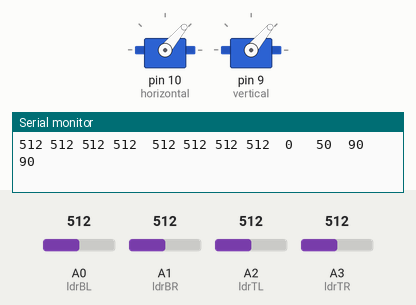
Bench run of a sketch on a simulated Arduino Nano, built with avr-gcc and run on an emulated ATmega328P. On the bench: 2 × servo, the last lines printed to the serial monitor. The test bench sets the inputs (shaded band); at power-on: A1 (ldrBR) = 512, A3 (ldrTR) = 512, A0 (ldrBL) = 512, A2 (ldrTL) = 512.

Above: at 1.7 s.
1.8 s: A1 (ldrBR) set to 604
4.8 s: A1 (ldrBR) set to 623
At 4.98 s:
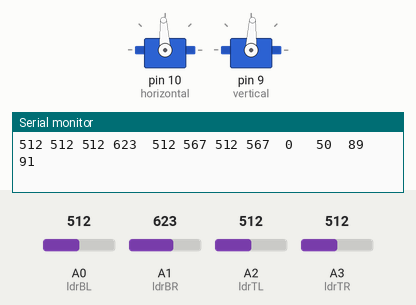
7.8 s: A3 (ldrTR) set to 530
At 10.5 s:
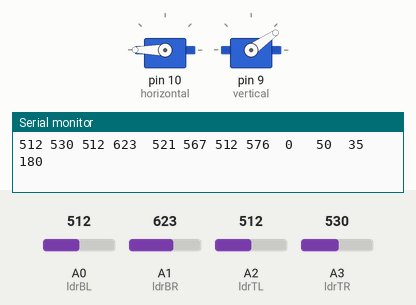
10.8 s: A0 (ldrBL) set to 538
At 13.3 s:
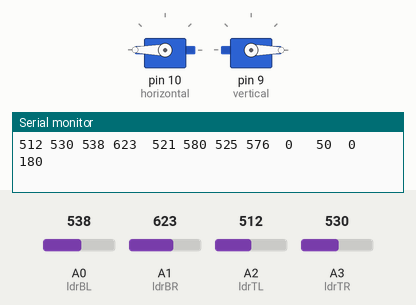
13.8 s: A2 (ldrTL) set to 992
At 14.47 s:
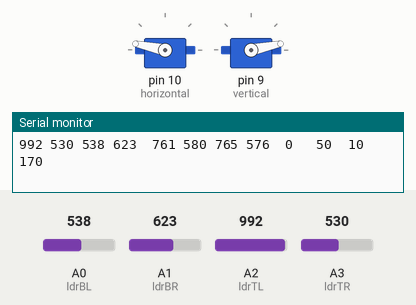
16.8 s: A0 (ldrBL) set to 170
At 16.95 s:
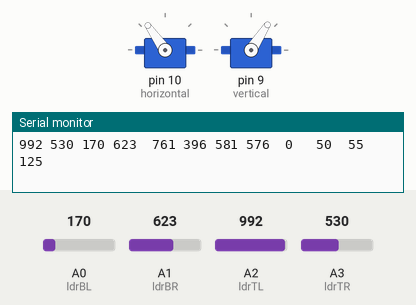
Timing chart, 0 to 23.1 s (numbered marks = the images above; inputs shaded):
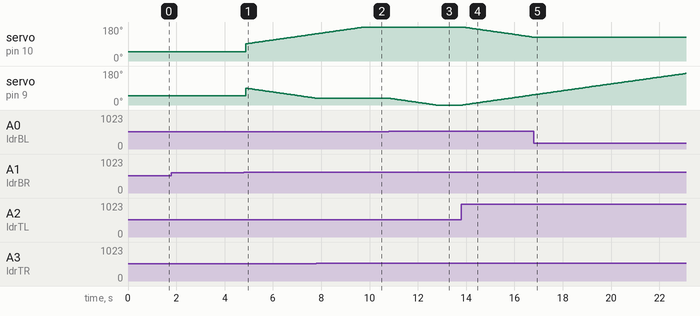

Measured:
- the behaviour switches between 613 and 614 on A1 (ldrBR) (found by bisection; images 0 and 1)
- the behaviour switches between 521 and 522 on A3 (ldrTR) (found by bisection; images 1 and 2)
- the behaviour switches between 520 and 521 on A0 (ldrBL) (found by bisection; images 2 and 3)
- after the input at 4.8 s, servo on pin 10 (horizontal): moves from 50° to 144° over 2.9 s, starting after 0.07 s
- after the input at 7.8 s, servo on pin 9 (vertical): goes on until 7.8 s, then stays 35°
- after the input at 10.8 s, servo on pin 9 (vertical): moves from 35° to 0° over 1.9 s, starting after 0.07 s
- after the input at 13.8 s, servo on pin 10 (horizontal): moves from 180° to 126° over 2.9 s, starting after 0.07 s; servo on pin 9 (vertical): moves from 0° to 54° over 2.9 s, starting after 0.07 s
- after the input at 16.8 s, servo on pin 10 (horizontal): goes on until 16.8 s, then stays 125°

The sketch:

tracking_system.ino
```cpp
#include <Servo.h>
#include <Wire.h>


float input_voltage = 0.0;
float temp=0.0;

float input_voltage1 = 0.0;
float temp1=0.0;

// horizontal servo
Servo horizontal;
int servoh = 90;
int servohLimitHigh = 180;
int servohLimitLow = 0;

Servo vertical;
int servov = 90;
int servovLimitHigh = 180;
int servovLimitLow = 0;

// LDR pin connections
int ldrTR = A3; // LDR top right
int ldrTL = A2; // LDR top left
int ldrBR = A1; // LDR bottom right
int ldrBL = A0; // LDR bottom left

/*// LDR pin connections
int ldrTR = A2; // LDR top right
int ldrTL = A3; // LDR top left
int ldrBR = A0; // LDR bottom right
int ldrBL = A1; // LDR bottom left
*/

  int dtime ; // change for debugging only
  int tol ;

  int avt ; // average value top
  int avd ; // average value bottom
  int avl ; // average value left
  int avr ; // average value right

  int dvert;  // check the difference of up and down
  int dhoriz; // check the difference of left and right
  int tr ; // top right
  int tl ; // top left
  int br ; // bottom right
  int bl ; // bottom left

   int analog_value ;
   int analog_value1 ;
float t1 ;


void setup() {
  // put your setup code here, to run once:
Serial.begin(9600);

  pinMode(A6,INPUT);
   horizontal.attach(10);
  vertical.attach(9);
  // move servos
  horizontal.write(50);
  vertical.write(50);

delay(500);
}

void loop() {
  // put your main code here, to run repeatedly:
  int tr = analogRead(ldrTR); // top right
  int tl = analogRead(ldrTL); // top left
  int br = analogRead(ldrBR); // bottom right
  int bl = analogRead(ldrBL); // bottom left
   //int analog_value = analogRead(A6);
   //int analog_value1 = analogRead(A7);       ///solar voltage print
//input_voltage = (analog_value * 8.0) / 1024.0;
//input_voltage1 = (analog_value1 * 5.0) / 1024.0;
//float batteryvoltage = input_voltage1*8;
//lcd.setCursor(0, 0);
//lcd.print("Solar: ");
//lcd.setCursor(6, 0);
//lcd.print(input_voltage      );


   tr = analogRead(ldrTR); // top right
   tl = analogRead(ldrTL); // top left
   br = analogRead(ldrBR); // bottom right
   bl = analogRead(ldrBL); // bottom left

   dtime = 0; // change for debugging only
   tol = 50;

   avt = (tl + tr) / 2; // average value top
   avd = (bl + br) / 2; // average value bottom
   avl = (tl + bl) / 2; // average value left
   avr = (tr + br) / 2; // average value right

   dvert = avt - avd;  // check the difference of up and down
   dhoriz = avl - avr; // check the difference of left and right

  Serial.print(tl);
  Serial.print(" ");
  Serial.print(tr);
  Serial.print(" ");
  Serial.print(bl);
  Serial.print(" ");
  Serial.print(br);
  Serial.print("  ");
  Serial.print(avt);
  Serial.print(" ");
  Serial.print(avd);
  Serial.print(" ");
  Serial.print(avl);
  Serial.print(" ");
  Serial.print(avr);
  Serial.print("  ");
  Serial.print(dtime);
  Serial.print("   ");
  Serial.print(tol);
  Serial.print("  ");
  Serial.print(servov);
  Serial.print("   ");
  Serial.print(servoh);
  Serial.println(" ");

  if (-1 * tol > dvert || dvert > tol) {
if (avt > avd) {
    servov = ++servov;
      if (servov > servovLimitHigh) {
     servov = servovLimitHigh;
      }
    }
    else if (avt < avd) {
     servov = --servov;
      if (servov < servovLimitLow) {
      servov = servovLimitLow;
      }
    }
    vertical.write(servov);
  }

  if (-1 * tol > dhoriz || dhoriz > tol) {
    if (avl > avr) {
     servoh = --servoh;
      if (servoh < servohLimitLow) {
       servoh = servohLimitLow;
      }
    }
    else if (avl < avr) {
     servoh = ++servoh;
      if (servoh > servohLimitHigh) {
      servoh = servohLimitHigh;
      }
    }
    else if (avl = avr) {
     // nothing
    }
    horizontal.write(servoh);
  }
  delay(dtime);

}
```
